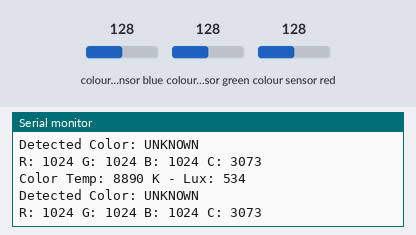
Bench run of a sketch on a simulated Arduino Uno, built with avr-gcc and run on an emulated ATmega328P. Parts: the last lines printed to the serial monitor. Inputs (shaded band) come from the test bench; at power-on: colour sensor blue 128, colour sensor green 128, colour sensor red 128.

Above: at 1.2 s.
1.3 s: colour sensor blue set to 5
At 2.1 s:
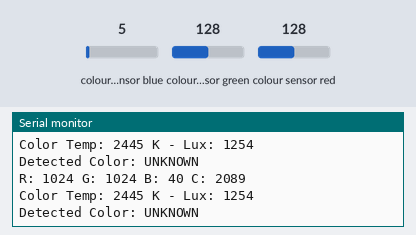
4.3 s: colour sensor green set to 5
At 4.9 s:
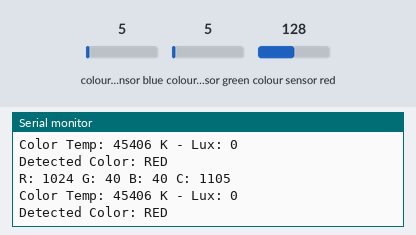
5.9 s: colour sensor red set to 5
At 6.4 s:
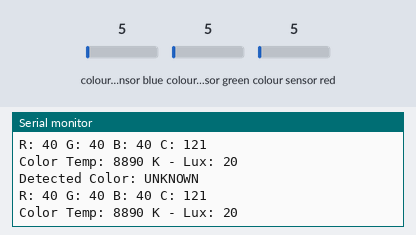
8.9 s: colour sensor blue set to 64
At 9.9 s:
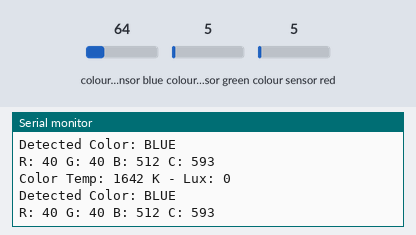
10.6 s: colour sensor green set to 128
At 11.1 s:
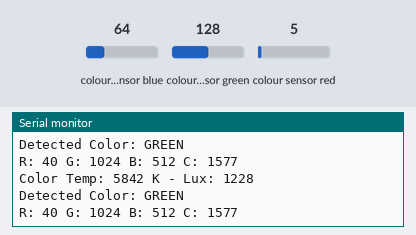
12.2 s: colour sensor red set to 64
At 13.1 s:
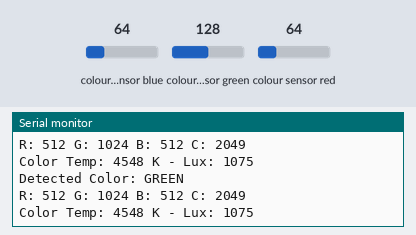
Timing chart, 0 to 15.2 s (numbered marks = the images above; inputs shaded):
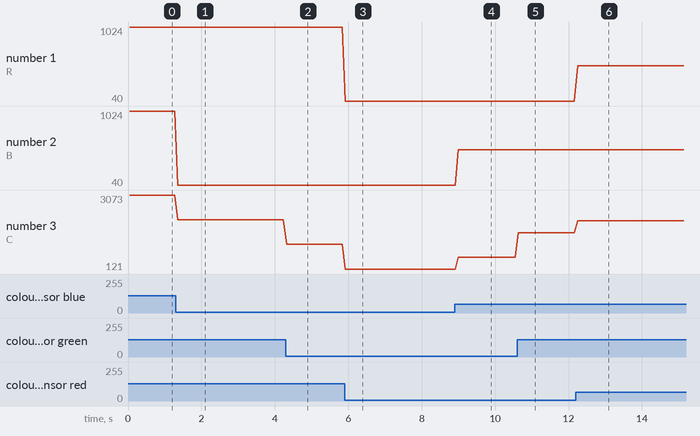

Measured:
- after the input at 1.3 s, the serial monitor: prints a new line after 0.06 s (image 1)
- after the input at 4.3 s, the serial monitor: prints a new line at once (image 2)
- after the input at 5.9 s, the serial monitor: prints a new line at once (image 3)
- after the input at 8.9 s, the serial monitor: prints a new line after 0.09 s (image 4)
- after the input at 10.6 s, the serial monitor: prints a new line at once (image 5)
- after the input at 12.2 s, the serial monitor: prints a new line after 0.05 s (image 6)
- plotted number 2: 1024 → 40 after the input at 1.3 s, 40 → 512 after the input at 8.9 s
- plotted number 3: 3073 → 2089 after the input at 1.3 s, 2089 → 1105 after the input at 4.3 s, 1105 → 121 after the input at 5.9 s, 121 → 593 after the input at 8.9 s, 593 → 1577 after the input at 10.6 s

The sketch:

RGBSensorCode_Initial.ino
```cpp
#include <Wire.h>
#include "Adafruit_TCS34725.h"

Adafruit_TCS34725 tcs = Adafruit_TCS34725(TCS34725_INTEGRATIONTIME_614MS, TCS34725_GAIN_1X);

void setup() {
  // put your setup code here, to run once:
  Serial.begin(9600);

  if (tcs.begin()) {
    Serial.println("FOUND TCS34725 Sensor");
  } else {
    Serial.println("No TCS34725 found ... check your connections");
    while (1);
  }
}

void loop() {
  uint16_t r, g, b, c;
  tcs.getRawData(&r, &g, &b, &c);

  if (c > 50) {
    float sum = c;
    float red = r / sum;
    float green = g / sum;
    float blue = b / sum;

    Serial.print("R: "); Serial.print(r); Serial.print(" ");
    Serial.print("G: "); Serial.print(g); Serial.print(" ");
    Serial.print("B: "); Serial.print(b); Serial.print(" ");
    Serial.print("C: "); Serial.print(c); Serial.println(" ");

    //Calulate the color temperature nad lux
    uint16_t colorTemp = tcs.calculateColorTemperature(r, g, b);
    uint16_t lux = tcs.calculateLux(r, g, b);

    Serial.print("Color Temp: "); Serial.print(colorTemp, DEC); Serial.print(" K - ");
    Serial.print("Lux: "); Serial.println(lux, DEC);

    // Determine the color
    if (red > green && red > blue) {
      Serial.println("Detected Color: RED");
    } else if (green > red && green > blue) {
      Serial.println("Detected Color: GREEN");
    } else if (blue > red && blue > green) {
      Serial.println("Detected Color: BLUE");
    } else {
      Serial.println("Detected Color: UNKNOWN");
    }
  } else {
    Serial.println("No Significant color detected");
  }
}
```
